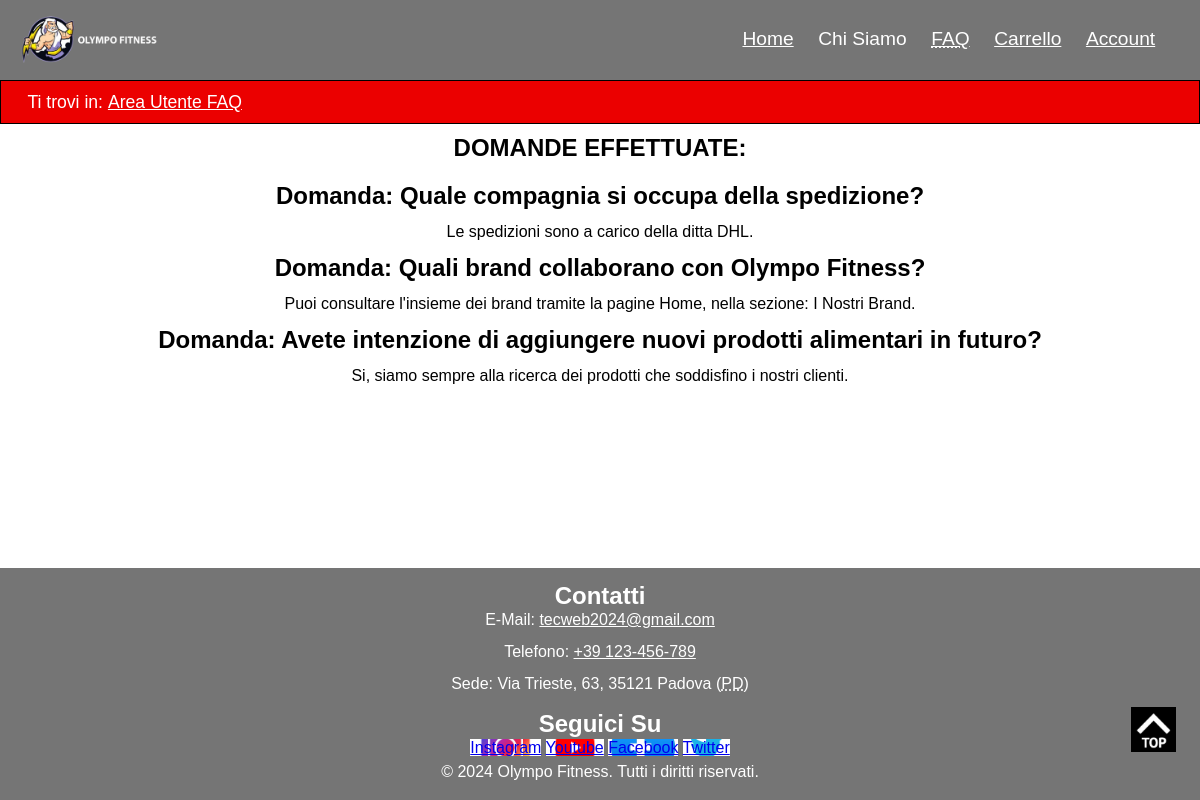
The app's page /areaUtenteFaq.php, older data.
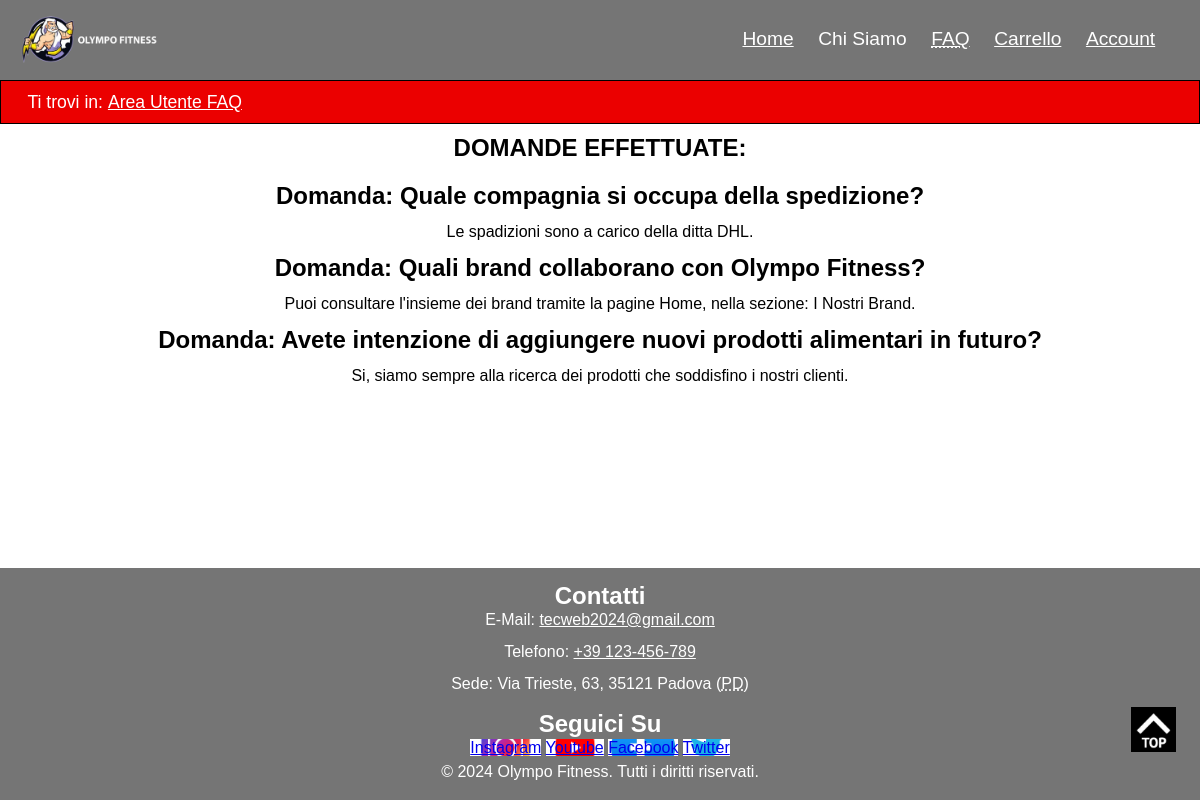
The same page, newer data.
### tables this page shows
CREATE TABLE `faq` (
  `ID` int(10) UNSIGNED NOT NULL,
  `domanda` text NOT NULL,
  `risposta` text DEFAULT NULL,
  `utente` int(10) UNSIGNED NOT NULL,
  `amministratore` int(10) UNSIGNED DEFAULT NULL
);

### connection.php (called while the page is built, shortened)
<?php
class DBAccess {
    private $connection;
    public function openDBConnection(){
        $this->connection = mysqli_connect(
            self::HOST_DB,
            self::USERNAME,
            self::PASSWORD,
            self::DATABASE_NAME
        );
        if(mysqli_connect_errno()) {
            echo "Errore di connessione al database: " . mysqli_connect_error();
            return false;
        } else {
            return true;
        }
    }
public function getFaqFromDataBase() {
    $domande_risposta = array();
    $query = "SELECT domanda, risposta FROM faq WHERE utente=1";
    $result = mysqli_query($this->connection, $query) or die("Errore nell'accesso al database" .mysqli_error($this->connection));
    if ($result && $result->num_rows > 0) {
        while ($row = $result->fetch_assoc()) {
            $domande_risposta[] = $row;
        }
    } else {
        $domande_risposta = array();
    }
    return $domande_risposta;
}
}
?>

### areaUtenteFaq.php (the view, shortened to what this page needs)
<?php
require_once "connection.php";
$paginaHTML = file_get_contents("areaUtenteFaqTemplate.html");
$stringaFAQ = "";
$connection = new DBAccess();
$connectionOk = $connection->openDBConnection();
if ($connectionOk) {
    $listaFAQ = $connection->getFaqFromDatabase();
    if ($listaFAQ != null) {
        foreach ($listaFAQ as $faq) {
            $stringaFAQ .= '<li><h2>Domanda: ' . $faq["domanda"] . '</h2> <p>' . $faq["risposta"] . '</li>';
        }
    } else {
        $stringaFAQ .= "<li>Non sono presenti domande</li>";
    }
} else {
    $stringaFAQ = "<li>I sistemi sono momentaneamente fuori servizio, ci scusiamo per il disagio</li>";
}
$paginaHTML = str_replace("{faq}", $stringaFAQ, $paginaHTML);
echo $paginaHTML;
?>

Row changes from the older to the newer data that the page shows:
changed faq "Quale compagnia si occupa della spedizione?": risposta "Le spedizioni sono a carico della ditta DHL." → "Le spadizioni sono a carico della ditta DHL."
